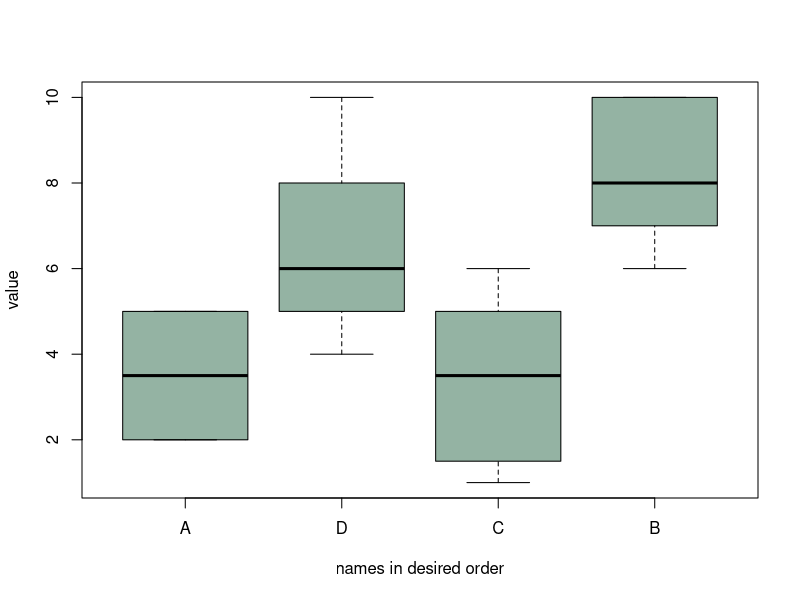

R code for this plot: (Note: this script raises an error after producing the figure.)
## ---- chunk 1
knitr::opts_chunk$set( warning=FALSE, message=FALSE)
## ---- chunk 2
#Creating data 
names <- c(rep("A", 20) , rep("B", 20) , rep("C", 20), rep("D", 20))
value <- c( sample(2:5, 20 , replace=T) , sample(6:10, 20 , replace=T), 
       sample(1:7, 20 , replace=T), sample(3:10, 20 , replace=T) )
data <- data.frame(names,value)
 
# Classic boxplot (A-B-C-D order)
# boxplot(data$value ~ data$names)
 
# I reorder the groups order : I change the order of the factor data$names
data$names <- factor(data$names , levels=c("A", "D", "C", "B"))
 
#The plot is now ordered !
boxplot(data$value ~ data$names , col=rgb(0.3,0.5,0.4,0.6) , ylab="value" , 
    xlab="names in desired order")
## ---- chunk 3
htmltools::includeHTML("htmlChunkRelatedDistribution.html")
